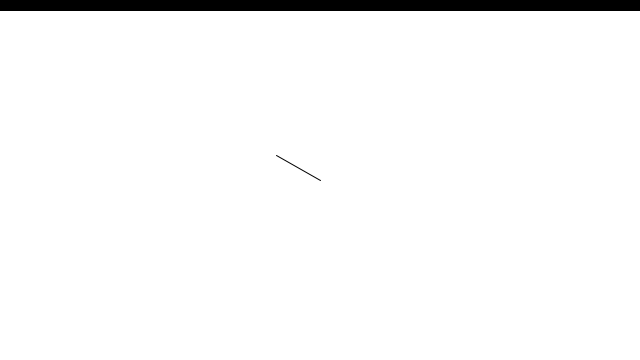
Frame 1 (no input)
Frame 60 (the mouse pressed at the canvas centre just before this capture): identical to frame 1, image omitted
Frame 120 (the mouse held since frame 60 and released just before this capture): blank canvas, image omitted

The Processing sketch that drew this single still picture (run headless with seeded random() and noise(); from frame 60 on, the mouse is pressed at the canvas centre):

// Processing sketch: sketch_1_2
// ── sketch_1_2.pde
float distance;
float lengthOfRect;

void setup(){
  size(640,360);
}

void draw(){
   background(255);
 
  PVector mouse = new PVector(mouseX,mouseY);
  PVector center = new PVector(width/2,height/2);
  
  mouse.sub(center);
  
  distance = mouse.mag();
  lengthOfRect = map(distance, 0, center.mag(),0,width);
  fill(0);
  rect(0,0,lengthOfRect, 10);
  
  mouse.normalize();//get the single direction, unit of the vecctor is 1 now
  mouse.mult(50); // set hte length of the line below.
  translate(width/2,height/2);
  line(0,0,mouse.x,mouse.y);
}
